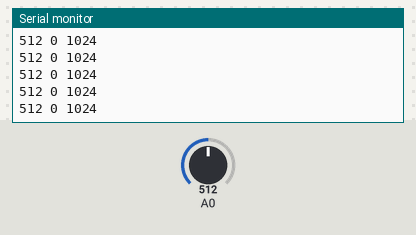
Bench run of a sketch on a simulated Arduino Uno, built with avr-gcc and run on an emulated ATmega328P. On the bench: the last lines printed to the serial monitor. The inputs (shaded band) are chosen by the test bench; at power-on: A0 = 512.

Above: at 5.7 s.
5.8 s: A0 set to 109
At 6.7 s:
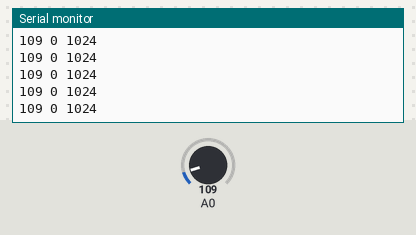
7.3 s: A0 set to 92
At 7.8 s:
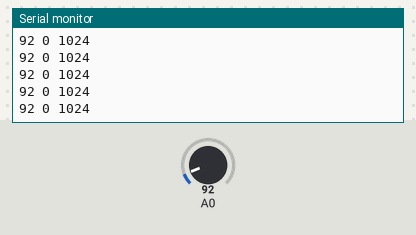
Timing chart, 0 to 9.8 s (numbered marks = the images above; inputs shaded):
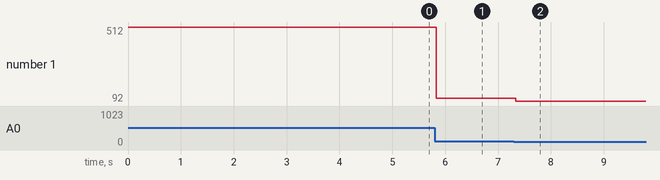

Measured:
- after the input at 5.8 s, the serial monitor: prints a new line at once (image 1)
- after the input at 7.3 s, the serial monitor: prints a new line at once (image 2)
- plotted number 1: 512 → 109 after the input at 5.8 s, 109 → 92 after the input at 7.3 s

The sketch:

analogread.ino
```cpp
void setup() {
  // put your setup code here, to run once:
  pinMode(A0, INPUT);
  pinMode(A1, INPUT);
  Serial.begin(19200);
}

void loop() {
  // put your main code here, to run repeatedly:
  int i = analogRead(A0);
  Serial.print(i);
  Serial.print(" ");
  Serial.print(0);
  Serial.print(" ");
  Serial.println(1024);
}
```
